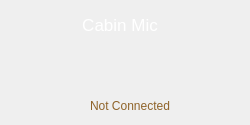
   <widget class="QFrame" name="cabinmic">
    <property name="geometry">
     <rect>
      <x>36</x>
      <y>492</y>
      <width>250</width>
      <height>125</height>
     </rect>
    </property>
    <property name="styleSheet">
     <string notr="true">background: qradialgradient(cx:1.0, cy:0.0, radius: 3.0,
              fx:1.0, fy:0.0, stop:0 rgba(2, 2, 2, 0.75), stop:1 rgba(143, 99, 41, 0.75));
border-radius: 5px;
</string>
    </property>
    <property name="frameShape">
     <enum>QFrame::StyledPanel</enum>
    </property>
    <property name="frameShadow">
     <enum>QFrame::Raised</enum>
    </property>
    <widget class="QLabel" name="cabinmic_2">
     <property name="geometry">
      <rect>
       <x>60</x>
       <y>10</y>
       <width>120</width>
       <height>30</height>
      </rect>
     </property>
     <property name="font">
      <font>
       <pointsize>13</pointsize>
       <weight>50</weight>
       <bold>false</bold>
      </font>
     </property>
     <property name="styleSheet">
      <string notr="true">background-color: rgba(255, 255, 255, 0);
border: 0px;
color: rgb(255, 255, 255);</string>
     </property>
     <property name="lineWidth">
      <number>0</number>
     </property>
     <property name="text">
      <string>Cabin Mic</string>
     </property>
     <property name="alignment">
      <set>Qt::AlignCenter</set>
     </property>
    </widget>
    <widget class="QLabel" name="micstatus">
     <property name="geometry">
      <rect>
       <x>90</x>
       <y>100</y>
       <width>110</width>
       <height>11</height>
      </rect>
     </property>
     <property name="font">
      <font>
       <pointsize>9</pointsize>
       <weight>50</weight>
       <bold>false</bold>
      </font>
     </property>
     <property name="styleSheet">
      <string notr="true">background-color: rgba(255, 255, 255, 0);
border: 0px;
color: rgb(143, 99, 41);</string>
     </property>
     <property name="lineWidth">
      <number>0</number>
     </property>
     <property name="text">
      <string>Not Connected</string>
     </property>
     <property name="alignment">
      <set>Qt::AlignLeading|Qt::AlignLeft|Qt::AlignVCenter</set>
     </property>
    </widget>
    <widget class="QLabel" name="roundblack_2">
     <property name="geometry">
      <rect>
       <x>95</x>
       <y>50</y>
       <width>50</width>
       <height>50</height>
      </rect>
     </property>
     <property name="styleSheet">
      <string notr="true">background-color: rgba(255, 255, 255, 0);
border: 0px;</string>
     </property>
     <property name="text">
      <string/>
     </property>
     <property name="pixmap">
      <pixmap>pics/HMI/icon/Cabin mic icon.svg</pixmap>
     </property>
     <property name="scaledContents">
      <bool>true</bool>
     </property>
    </widget>
    <widget class="QLabel" name="label_15">
     <property name="geometry">
      <rect>
       <x>70</x>
       <y>100</y>
       <width>13</width>
       <height>15</height>
      </rect>
     </property>
     <property name="styleSheet">
      <string notr="true">background-color: rgba(255, 255, 255, 0);
border: 0px;</string>
     </property>
     <property name="text">
      <string/>
     </property>
     <property name="pixmap">
      <pixmap>pics/HMI/icon/microphone icon.svg</pixmap>
     </property>
     <property name="scaledContents">
      <bool>false</bool>
     </property>
    </widget>
   </widget>
